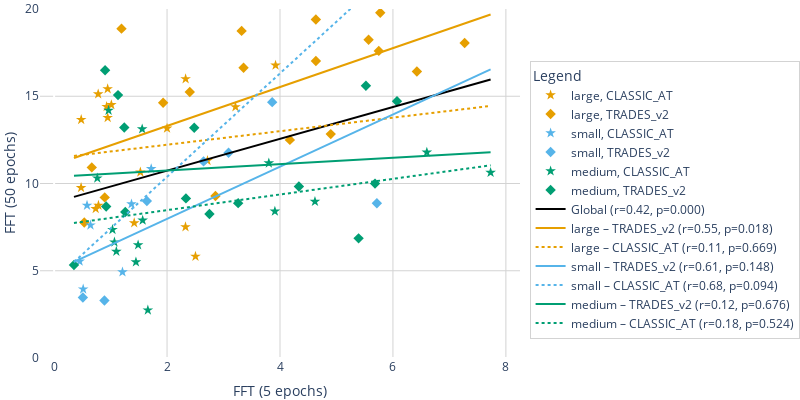
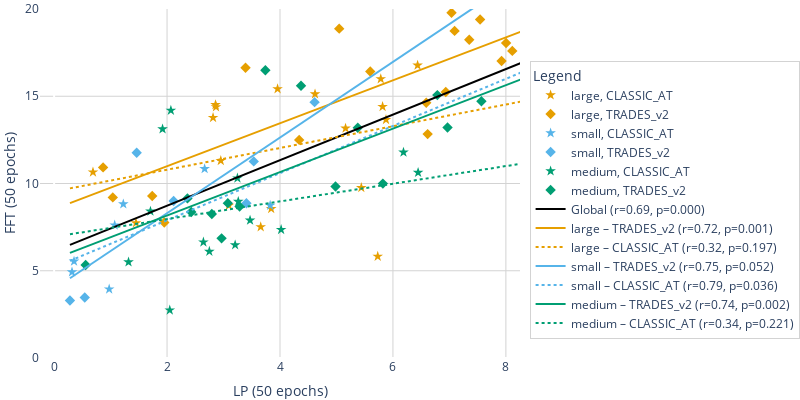

Notebook source saved alongside these figures, in order:
### Code cell
import pandas as pd
import plotly.express as px
import plotly.graph_objects as go
from scipy.stats import spearmanr
import numpy as np
from numpy.linalg import LinAlgError
from scipy.stats import linregress

import pandas as pd
from scipy.stats import spearmanr, pearsonr
from process_database import process_grouped_df, process_rankings,global_grouped_dataset


grouped_df = global_grouped_dataset(df,)
grouped_df = process_rankings(grouped_df)
# Flatten the columns
grouped_df.columns = ['_'.join(col).strip() if isinstance(col, tuple) else col for col in grouped_df.columns]
grouped_df = grouped_df.reset_index()
sub_df = grouped_df[["ft_strategy", "model_type", "model_size", "backbone", "loss_function", "TOTAL_score_sum"]]

# ── 1.  Reshape: one row per backbone × loss_function, one column per project
pivot_df = sub_df.pivot_table(
    index=["backbone", "loss_function",  "model_type", "model_size",],
    columns="ft_strategy",
    values="TOTAL_score_sum"
).reset_index()

symbol_map = {"TRADES_v2": "diamond", "CLASSIC_AT": "star"}

color_palette = ["#E69F00", "#56B4E9",  "#009E73",  ] # "#009E73", "#F0E442", "#0072B2","#CC79A7", "#D55E00",
unique_sizes = pivot_df["model_size"].unique()
color_map = {size: color_palette[i % len(color_palette)] for i, size in enumerate(unique_sizes)}


for (x1,x2) in [ ("FFT (5 epochs)", "FFT (50 epochs)"), ("LP (50 epochs)", "FFT (50 epochs)") ]:

    # Global correlation
    pivot_df = pivot_df.fillna(0)
    x = pivot_df[x1]
    y = pivot_df[x2]
    r_global, p_global = spearmanr(x, y)
    try:
        # m_global, b_global = np.polyfit(x, y, 1)
        m_global, b_global, r, p, _ = linregress(x, y)
    except Exception as e:
        print(f"Warning: polyfit failed with error: {e}")
        m_global, b_global = 0, y.mean()  # or any safe fallback
    x_range = np.linspace(x.min(), x.max(), 100)

    # Base scatter plot
    fig = px.scatter(
        pivot_df,
        x=x1,
        y=x2,
        color="model_size",
        symbol="loss_function",
        symbol_map=symbol_map,
        color_discrete_map=color_map,
        labels={
            "full_fine_tuning_5epochs": "Fine-tuning (5 epochs)",
            "full_fine_tuning_50epochs": "Fine-tuning (50 epochs)",
            "linearprobe_50epochs": "Linear-probing (50 epochs)"
        },
        #title="Fine-Tuning Correlation (5 vs 50 Epochs)"
    )

    # Global black line
    fig.add_trace(go.Scatter(
        x=x_range,
        y=m_global * x_range + b_global,
        mode="lines",
        line=dict(color="black", dash="solid", width=2),
        name=f"Global (r={r_global:.2f}, p={p_global:.3f})"
    ))



    # Add per-group lines
    for model_size in pivot_df["model_size"].unique():
        for loss_function, style in zip(["TRADES_v2", "CLASSIC_AT"], ["solid", "dot"]):
            subset = pivot_df[(pivot_df["model_size"] == model_size) & (pivot_df["loss_function"] == loss_function)]
            if len(subset) >= 2:
                xg, yg = subset[x1], subset[x2]
                rg, pg = spearmanr(xg, yg)

                try:
                    mg, bg, r, p, _ = linregress(xg, yg)
                except Exception as e:
                    print(f"Warning: polyfit failed with error: {e}")
                    mg, bg = 0, yg.mean()  # or any safe fallback
                    
                fig.add_trace(go.Scatter(
                    x=x_range,
                    y=mg * x_range + bg,
                    mode="lines",
                    line=dict(color=color_map[model_size], dash=style),
                    name=f"{model_size} – {loss_function} (r={rg:.2f}, p={pg:.3f})"
                ))

    fig.update_layout(yaxis=dict(range=[0, 20]),)
    fig.update_layout(xaxis=dict(range=[-0.25, 8.25]),)
    # Layout tweaks
    fig.update_traces(marker=dict(size=8, line=dict(width=0, color='DarkSlateGrey')))
    fig.update_layout(
        margin=dict(l=0, r=0, t=0, b=0),  # remove all outer margins
        width=800, #if x1=='full_fine_tuning_5epochs' else 488 ,    # in pixels (~2.5 inches at 96 DPI)
        height=400,    # in pixels (~1.875 inches)
        plot_bgcolor="white",
        paper_bgcolor="white",
        xaxis=dict(showgrid=True, gridcolor="lightgrey"),
        yaxis=dict(showgrid=True, gridcolor="lightgrey"),
        legend_title_text="Legend",
        #showlegend = True if x1=='full_fine_tuning_5epochs' else False,

                    # Legend inside figure
        legend=dict(
                font=dict(size=12),
                y=0.85,           # optional: near the top
                bgcolor="rgba(255,255,255,1)",
                bordercolor="lightgrey",
                borderwidth=1
            )
    )

    fig.show()
    fig.write_image("./paper_figures/low_cost_proxy_{}.png".format(x1,x2), scale=3  )
